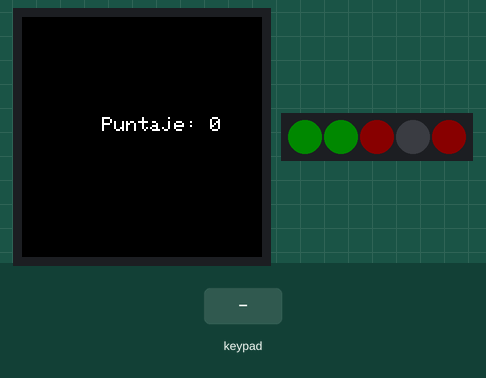
Simulated run of this sketch. Board: Arduino MKR. Shown: 240×240 colour display, 5 RGB LEDs in strip order, left to right. The inputs (shaded band) are chosen by the test bench. Dim RGB values are drawn brighter than linear; random numbers use the default seed unless the sketch sets one.

Above: at 1.32 s.
1.6 s: key '3' pressed
At 3.85 s:
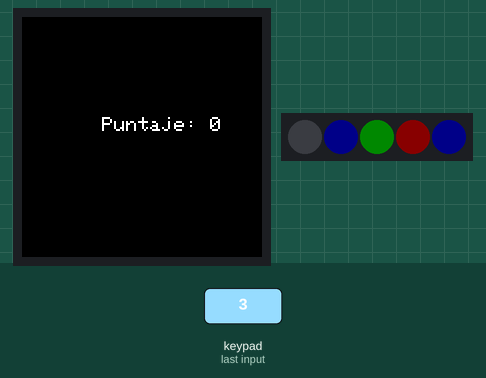
4.6 s: key '2' pressed
At 5.07 s:
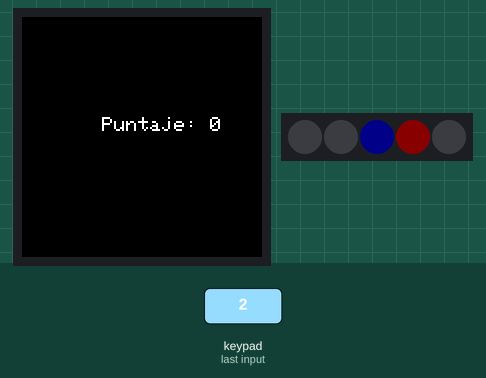
6.8 s: key '3' pressed
At 8.98 s:
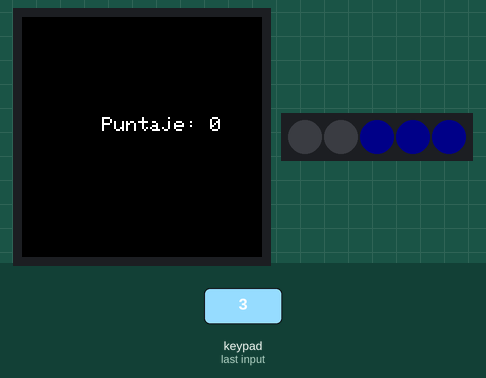
9.3 s: key '0' pressed
At 10.18 s:
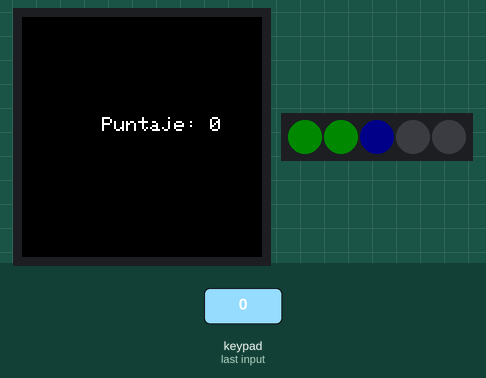
12.1 s: key '2' pressed
At 13.12 s:
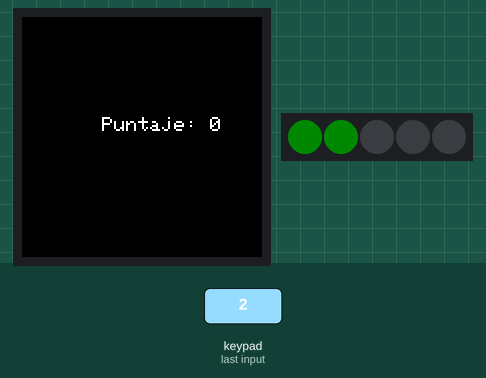
15.1 s: keypad keys 1 2 pressed 0.4 s apart
At 16.1 s:
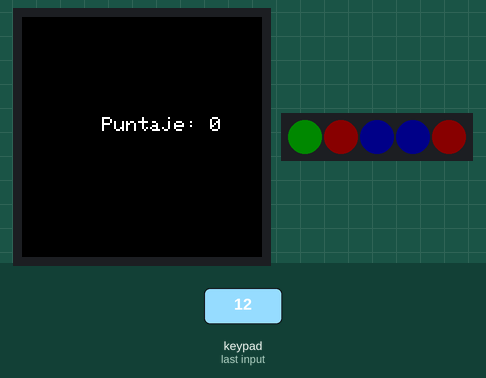
Timing chart, 0 to 18.4 s (numbered marks = the images above; inputs shaded):
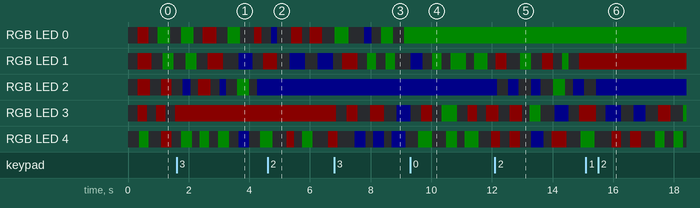

The sketch:

juego_v3_comentado.ino
```cpp
#include <Arduino_MKRIoTCarrier.h>

MKRIoTCarrier carrier;

// Definir los colores (solo 3: rojo, verde, azul)
uint32_t colores[] = {
  carrier.leds.Color(255, 0, 0),   // Rojo
  carrier.leds.Color(0, 255, 0),   // Verde
  carrier.leds.Color(0, 0, 255)    // Azul
};

// Bandera para detener parpadeo de cada LED
bool detenerLED[5] = {false, false, false, false, false};

// Variables para puntaje y colores usados
int puntos = 0;
uint32_t coloresUsados[3] = {0, 0, 0}; // Para evitar puntos con el mismo color

void mostrarPuntaje() {
  // Se muestra el puntaje en el display y se actualiza con la variable puntos
  carrier.display.fillScreen(ST77XX_BLACK);  // Limpiar pantalla
  carrier.display.setCursor(80, 100);
  carrier.display.setTextColor(ST77XX_WHITE);
  carrier.display.setTextSize(2);
  carrier.display.print("Puntaje: ");
  carrier.display.println(puntos);
}

void verificarColoresYSumarPuntos() {
  // Verificar que todos los LEDs estén detenidos
  bool todosDetenidos = true;
  for (int i = 0; i < 5; i++) {
    if (!detenerLED[i]) {
      todosDetenidos = false;
      break;
    }
  }

  if (todosDetenidos) {
    // Verificar que todos los LEDs tienen el mismo color
    bool mismosColores = true;
    uint32_t colorBase = carrier.leds.getPixelColor(0);
    for (int i = 1; i < 5; i++) {
      if (carrier.leds.getPixelColor(i) != colorBase) {
        mismosColores = false;
        break;
      }
    }

    // Verificar si el color ya fue usado
    bool colorUsado = false;
    for (int i = 0; i < 3; i++) {
      if (coloresUsados[i] == colorBase) {
        colorUsado = true;
        break;
      }
    }

    // Si los LEDs cumplen con las condiciones, aumentar el puntaje
    if (mismosColores && !colorUsado) {
      puntos++;
      coloresUsados[puntos - 1] = colorBase; // Guardar el color usado
      Serial.print("Puntos: ");
      Serial.println(puntos);
      carrier.Buzzer.beep();
      mostrarPuntaje();
    }
  }
}

void reiniciarJuego() {
  puntos = 0;
  for (int i = 0; i < 3; i++) {
    coloresUsados[i] = 0; // Resetear colores usados
  }
  mostrarPuntaje();
}

void parpadeoConCambioDeColor(int delayTime) {
  // Alternar el cambio de color y el encendido de los leds
  static int colorIndex = 0; // Índice para seleccionar el color actual de la lista de colores
  static unsigned long tiempoAnterior[5] = {0, 0, 0, 0, 0}; // Arreglo para registrar el último tiempo de cambio para cada LED
  static int estadoParpadeo[5] = {0, 0, 0, 0, 0}; // Arreglo para almacenar el estado de encendido/apagado de cada LED
  // Iterar sobre los 5 LEDs
  for (int j = 0; j < 5; j++) {
    if (!detenerLED[j]) { // Verificar si el LED no está detenido
      unsigned long tiempoActual = millis(); // Obtener el tiempo actual en milisegundos
      // Verificar si ha transcurrido un tiempo aleatorio entre 200 y 600 ms
      if (tiempoActual - tiempoAnterior[j] >= random(200, 600)) {
        estadoParpadeo[j] = !estadoParpadeo[j]; // Alternar el estado de encendido/apagado del LED
        tiempoAnterior[j] = tiempoActual; // Actualizar el tiempo de cambio del LED
        if (estadoParpadeo[j]) {
          carrier.leds.setPixelColor(j, colores[colorIndex]); // Encender el LED con el color actual
        } else {
          carrier.leds.setPixelColor(j, 0); // Apagar el LED
        }
      }
    }
  }
  carrier.leds.show();

  carrier.Buttons.update();
  // Detectar si se ha presionado alguno de los botones táctiles y alternar el estado de detenerLED para el LED correspondiente
  if (carrier.Buttons.onTouchDown(TOUCH0)) detenerLED[0] = !detenerLED[0];
  if (carrier.Buttons.onTouchDown(TOUCH1)) detenerLED[1] = !detenerLED[1];
  if (carrier.Buttons.onTouchDown(TOUCH2)) detenerLED[2] = !detenerLED[2];
  if (carrier.Buttons.onTouchDown(TOUCH3)) detenerLED[3] = !detenerLED[3];
  if (carrier.Buttons.onTouchDown(TOUCH4)) detenerLED[4] = !detenerLED[4];

  verificarColoresYSumarPuntos();
  colorIndex = (colorIndex + 1) % 3; // Cambia al siguiente color
  delay(delayTime);
}

void setup() {
  Serial.begin(9600); //Se inicializa la comunicacion
  carrier.begin(); //Se inicializa el carrier
  carrier.leds.setBrightness(10); //Ajuste de brillo de los leds
  carrier.display.fillScreen(ST77XX_BLACK); //Limpia el display
  mostrarPuntaje(); // Se muestra el menu
}

void loop() {
  if (puntos < 3) {
    parpadeoConCambioDeColor(50); // LEDs parpadean más rápido
  } else {
    carrier.leds.clear(); // Apagar los LEDs
    carrier.display.fillScreen(ST77XX_BLACK);  // Limpiar pantalla
    carrier.display.setCursor(80, 100);
    carrier.display.setTextColor(ST77XX_WHITE);
    carrier.display.setTextSize(3);
    carrier.display.print("YOU WIN :) ");
    carrier.Buzzer.beep(800, 100);
    for (int i = 0; i <= 15; i++) {
      carrier.leds.setPixelColor(i, colores[i % 3]); // Ciclo con los 3 colores
      carrier.leds.show();
      delay(100);
    }
    delay(3000);
    reiniciarJuego(); // Reinicia el juego después de mostrar la victoria
  }
}
```
